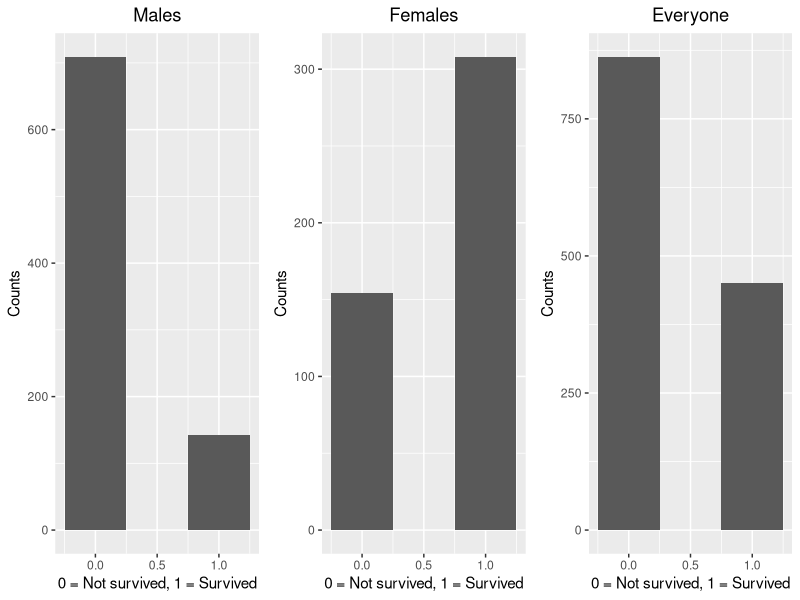

Source code (R): (Note: this script raises an error after producing the figure.)
## ---- chunk 1
knitr::opts_chunk$set(echo = TRUE)
options(digits=3)
## ---- chunk 2
titanic = read.table("titanic.txt",header=TRUE); titanic
titanic$Age = as.numeric(titanic$Age)
## ---- chunk 3
require(ggplot2)
require(gridExtra)
# histograms of males, females and everyone who survived
males = qplot(titanic$Survived[titanic$Sex == "male"], xlab="0 = Not survived, 1 = Survived", ylab="Counts") + stat_bin(bins=3) + ggtitle("Males") + theme(plot.title = element_text(hjust = 0.5))
females = qplot(titanic$Survived[titanic$Sex == "female"], xlab="0 = Not survived, 1 = Survived", ylab="Counts") + stat_bin(bins=3) + ggtitle("Females") + theme(plot.title = element_text(hjust = 0.5))
everyone = qplot(titanic$Survived, xlab="0 = Not survived, 1 = Survived", ylab="Counts") + stat_bin(bins=3) + ggtitle("Everyone") + theme(plot.title = element_text(hjust = 0.5))
grid.arrange(males, females, everyone, ncol=3)

# count tables to show division of males/females between classes
cat("This table shows the total count of males and females in each PClass\n")
tot = xtabs(~Sex+PClass, data=titanic); sur
cat("This table shows the total count of males and females in each PClass that survived\n")
tot.s = xtabs(Survived~Sex+PClass, data=titanic); sur.c
cat("This table shows the percentage of males and females in each PClass that survived\n")
round(sur.c/sur, 2)

# boxplots with 
par(mfrow=c(1,3))
boxplot(Age~PClass, data=titanic)
boxplot(Age~Survived, data=titanic)

totage=xtabs(~Age, data=titanic)
barplot(xtabs(Survived~Age, data=titanic)/totage, main="Age distribution over all passengers", xlab="Age", ylab="Percentage of people survived in Age group")
## ---- chunk 4
titanic$PClass = as.factor(titanic$PClass); titanic$Age = as.numeric(titanic$Age); titanic$Sex = factor(titanic$Sex)
titanicglm = glm(Survived ~ PClass+Age+Sex, family=binomial, data=titanic)
summary(titanicglm)[13]
## ---- chunk 5
titanicglm2 = glm(Survived ~ Age*PClass*Sex, data=titanic, family=binomial)
summary(titanicglm2)[13]

cat("In question 2a it was shown that all counts are above > 5, therefore we will use the Chi-squared test.\n")
anova(titanicglm2, test="Chisq")[5]
## ---- chunk 6
titanicglm2=glm(Survived~Age*PClass*Sex,data=titanic,family=binomial)

cat("Probability of a male of 53 years old surviving in all 3 passenger classes:\n")
newdata=data.frame(PClass=c("1st","2nd","3rd"),Age=53,Sex="male")
predict(titanicglm2, newdata, type="response")

cat("\nProbability of a female of 53 years old surviving in all 3 passenger classes:\n")
newdata=data.frame(PClass=c("1st","2nd","3rd"),Age=53,Sex="female")
predict(titanicglm2,newdata,type="response")
## ---- chunk 7
attach(titanic)
cont = table(PClass, Survived); cont
cont2 = table(Sex, Survived); cont2
## ---- chunk 8
chisq.test(cont)
fisher.test(cont2)
## ---- chunk 9
# load data
afr= read.table("africa.txt", header = TRUE)
afr$pollib = as.factor(afr$pollib)
## ---- chunk 10
summary(glm(miltcoup~oligarchy+pollib+parties+pctvote+popn+size+numelec+numregim, family = poisson, data = afr))
## ---- chunk 11
summary(glm(miltcoup~oligarchy+pollib+parties+pctvote+popn+size+numregim, family = poisson, data = afr))[[12]]
## ---- chunk 12
summary(glm(miltcoup~oligarchy+pollib+parties+pctvote+popn+size, family = poisson, data = afr))[[12]]
## ---- chunk 13
summary(glm(miltcoup~oligarchy+pollib+parties+pctvote+popn, family = poisson, data = afr))[[12]]
## ---- chunk 14
summary(glm(miltcoup~oligarchy+pollib+parties+pctvote, family = poisson, data = afr))[[12]]
## ---- chunk 15
afrglm = glm(miltcoup~oligarchy+pollib+parties, family = poisson, data = afr)
summary(afrglm)
## ---- chunk 16
# plot(predict(afrglm), residuals(afrglm, type="deviance"))
plot(afrglm, 1, ann=FALSE)
title(ylab="Deviance residuals", xlab="Predicted values")
## ---- chunk 17
print("pollib 0:")
print(exp(0.207981 + 0.091466*mean(afr$oligarchy) -0.495414*0 - 1.112086*0 + 0.022358*mean(afr$parties)))
print("pollib 1:")
print(exp(0.207981 + 0.091466*mean(afr$oligarchy) -0.495414*1 - 1.112086*0 + 0.022358*mean(afr$parties)))
print("pollib 2:")
print(exp(0.207981 + 0.091466*mean(afr$oligarchy) -0.495414*0 - 1.112086*1 + 0.022358*mean(afr$parties)))
